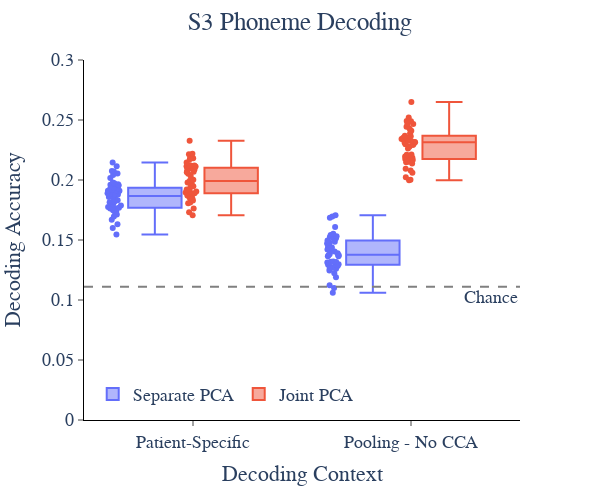

The code cell stored with this chart in its notebook:
### Code cell
import plotly.express as px
import seaborn as sns

# fig = px.box(decode_df, x='decoding_type', y="accuracy", color='decoding_type', points='all', width=700, height=500)
fig = px.box(decode_df, x='Decoding Context', y="accuracy", color='PCA-type', points='all', width=600, height=500)
fig.add_hline(y=1/9, line_dash='dash', line_color='grey', annotation_text='Chance', annotation_position='bottom right')
fig.update_layout(
    plot_bgcolor='white',
    legend=dict(
        orientation='h',
        yanchor='bottom',
        y=0.02,
        xanchor='left',
        x=0.02,
        title_text=''
    ),
    # showlegend=False,
    title_text='S3 Phoneme Decoding',
    # title_text='Decoder Trained on Target Patient',
    title_x=0.5,
    font=dict(size=18, family='Arial')
)
fig.update_xaxes(
    # title='',
    mirror=False,
    ticks='outside',
    showline=True,
    linecolor='black',
    showgrid=False,
    tickvals=[0,1],
    range=[-0.5, 1.5],
    # ticktext=['Patient-Specific', 'Shared Neural<br>Latent Space'],
)
fig.update_yaxes(
    title='Decoding Accuracy',
    mirror=False,
    ticks='outside',
    showline=True,
    linecolor='black',
    showgrid=False,
    range=[0, 0.3]
)
fig.show()

### Figure 1 — Plotly figure (JSON) as saved in the notebook; plotly's stock layout.template omitted (floating-point values rounded to 4 significant figures)
{"data": [{"alignmentgroup": "True", "boxpoints": "all", "hovertemplate": "PCA-type=Separate PCA<br>Decoding Context=%{x}<br>accuracy=%{y}<extra></extra>", "legendgroup": "Separate PCA", "marker": {"color": "#636efa"}, "name": "Separate PCA", "notched": false, "offsetgroup": "Separate PCA", "orientation": "v", "showlegend": true, "type": "box", "x": ["Patient-Specific", "Patient-Specific", "Patient-Specific", "Patient-Specific", "Patient-Specific", "Patient-Specific", "Patient-Specific", "Patient-Specific", "Patient-Specific", "Patient-Specific", "Patient-Specific", "Patient-Specific", "Patient-Specific", "Patient-Specific", "Patient-Specific", "Patient-Specific", "Patient-Specific", "Patient-Specific", "Patient-Specific", "Patient-Specific", "Patient-Specific", "Patient-Specific", "Patient-Specific", "Patient-Specific", "Patient-Specific", "Patient-Specific", "Patient-Specific", "Patient-Specific", "Patient-Specific", "Patient-Specific", "Patient-Specific", "Patient-Specific", "Patient-Specific", "Patient-Specific", "Patient-Specific", "Patient-Specific", "Patient-Specific", "Patient-Specific", "Patient-Specific", "Patient-Specific", "Patient-Specific", "Patient-Specific", "Patient-Specific", "Patient-Specific", "Patient-Specific", "Patient-Specific", "Patient-Specific", "Patient-Specific", "Patient-Specific", "Patient-Specific", "Pooling - No CCA", "Pooling - No CCA", "Pooling - No CCA", "Pooling - No CCA", "Pooling - No CCA", "Pooling - No CCA", "Pooling - No CCA", "Pooling - No CCA", "Pooling - No CCA", "Pooling - No CCA", "Pooling - No CCA", "Pooling - No CCA", "Pooling - No CCA", "Pooling - No CCA", "Pooling - No CCA", "Pooling - No CCA", "Pooling - No CCA", "Pooling - No CCA", "Pooling - No CCA", "Pooling - No CCA", "Pooling - No CCA", "Pooling - No CCA", "Pooling - No CCA", "Pooling - No CCA", "Pooling - No CCA", "Pooling - No CCA", "Pooling - No CCA", "Pooling - No CCA", "Pooling - No CCA", "Pooling - No CCA", "Pooling - No CCA", "Pooling - No CCA", "Pooling - No CCA", "Pooling - No CCA", "Pooling - No CCA", "Pooling - No CCA", "Pooling - No CCA", "Pooling - No CCA", "Pooling - No CCA", "Pooling - No CCA", "Pooling - No CCA", "Pooling - No CCA", "Pooling - No CCA", "Pooling - No CCA", "Pooling - No CCA", "Pooling - No CCA", "Pooling - No CCA", "Pooling - No CCA", "Pooling - No CCA", "Pooling - No CCA"], "x0": " ", "xaxis": "x", "y": [0.1748, 0.1768, 0.1867, 0.1858, 0.1859, 0.191, 0.1696, 0.1935, 0.1737, 0.1838, 0.1965, 0.1961, 0.1822, 0.1907, 0.1867, 0.1669, 0.1956, 0.1931, 0.188, 0.1632, 0.2071, 0.2145, 0.189, 0.1881, 0.1911, 0.1712, 0.1831, 0.2016, 0.1775, 0.1762, 0.2076, 0.1779, 0.2043, 0.2115, 0.1545, 0.1767, 0.1915, 0.1818, 0.1738, 0.1763, 0.1974, 0.1979, 0.193, 0.1601, 0.1883, 0.1795, 0.2055, 0.1921, 0.1815, 0.1787, 0.1422, 0.1313, 0.1316, 0.1365, 0.1271, 0.1686, 0.1284, 0.1542, 0.1295, 0.1295, 0.138, 0.106, 0.1496, 0.1272, 0.141, 0.1224, 0.1485, 0.1705, 0.153, 0.132, 0.1247, 0.1516, 0.1471, 0.1516, 0.1261, 0.1274, 0.1496, 0.1447, 0.1697, 0.1299, 0.1364, 0.1403, 0.1189, 0.1101, 0.1319, 0.1608, 0.1374, 0.1524, 0.1312, 0.1532, 0.1123, 0.144, 0.1437, 0.1389, 0.1372, 0.1552, 0.126, 0.1375, 0.1459, 0.1477], "y0": " ", "yaxis": "y"}, {"alignmentgroup": "True", "boxpoints": "all", "hovertemplate": "PCA-type=Joint PCA<br>Decoding Context=%{x}<br>accuracy=%{y}<extra></extra>", "legendgroup": "Joint PCA", "marker": {"color": "#EF553B"}, "name": "Joint PCA", "notched": false, "offsetgroup": "Joint PCA", "orientation": "v", "showlegend": true, "type": "box", "x": ["Patient-Specific", "Patient-Specific", "Patient-Specific", "Patient-Specific", "Patient-Specific", "Patient-Specific", "Patient-Specific", "Patient-Specific", "Patient-Specific", "Patient-Specific", "Patient-Specific", "Patient-Specific", "Patient-Specific", "Patient-Specific", "Patient-Specific", "Patient-Specific", "Patient-Specific", "Patient-Specific", "Patient-Specific", "Patient-Specific", "Patient-Specific", "Patient-Specific", "Patient-Specific", "Patient-Specific", "Patient-Specific", "Patient-Specific", "Patient-Specific", "Patient-Specific", "Patient-Specific", "Patient-Specific", "Patient-Specific", "Patient-Specific", "Patient-Specific", "Patient-Specific", "Patient-Specific", "Patient-Specific", "Patient-Specific", "Patient-Specific", "Patient-Specific", "Patient-Specific", "Patient-Specific", "Patient-Specific", "Patient-Specific", "Patient-Specific", "Patient-Specific", "Patient-Specific", "Patient-Specific", "Patient-Specific", "Patient-Specific", "Patient-Specific", "Pooling - No CCA", "Pooling - No CCA", "Pooling - No CCA", "Pooling - No CCA", "Pooling - No CCA", "Pooling - No CCA", "Pooling - No CCA", "Pooling - No CCA", "Pooling - No CCA", "Pooling - No CCA", "Pooling - No CCA", "Pooling - No CCA", "Pooling - No CCA", "Pooling - No CCA", "Pooling - No CCA", "Pooling - No CCA", "Pooling - No CCA", "Pooling - No CCA", "Pooling - No CCA", "Pooling - No CCA", "Pooling - No CCA", "Pooling - No CCA", "Pooling - No CCA", "Pooling - No CCA", "Pooling - No CCA", "Pooling - No CCA", "Pooling - No CCA", "Pooling - No CCA", "Pooling - No CCA", "Pooling - No CCA", "Pooling - No CCA", "Pooling - No CCA", "Pooling - No CCA", "Pooling - No CCA", "Pooling - No CCA", "Pooling - No CCA", "Pooling - No CCA", "Pooling - No CCA", "Pooling - No CCA", "Pooling - No CCA", "Pooling - No CCA", "Pooling - No CCA", "Pooling - No CCA", "Pooling - No CCA", "Pooling - No CCA", "Pooling - No CCA", "Pooling - No CCA", "Pooling - No CCA", "Pooling - No CCA", "Pooling - No CCA"], "x0": " ", "xaxis": "x", "y": [0.1846, 0.2101, 0.1762, 0.1906, 0.1812, 0.187, 0.2114, 0.1854, 0.2121, 0.1945, 0.2052, 0.1904, 0.2032, 0.1979, 0.1925, 0.2097, 0.1993, 0.1895, 0.1948, 0.1974, 0.189, 0.212, 0.183, 0.2101, 0.2187, 0.2181, 0.1921, 0.1706, 0.2101, 0.207, 0.2326, 0.1887, 0.2214, 0.1883, 0.2112, 0.1991, 0.1972, 0.2095, 0.2219, 0.1898, 0.1847, 0.2002, 0.1732, 0.2087, 0.2122, 0.1807, 0.2065, 0.2071, 0.2174, 0.2147, 0.1998, 0.2368, 0.2468, 0.2001, 0.2213, 0.2196, 0.2489, 0.2211, 0.2426, 0.2262, 0.2411, 0.2651, 0.2158, 0.2313, 0.2148, 0.2024, 0.235, 0.2158, 0.2153, 0.2342, 0.2491, 0.239, 0.2489, 0.2297, 0.2299, 0.2521, 0.2326, 0.2351, 0.2347, 0.2094, 0.2166, 0.2186, 0.2444, 0.2315, 0.2138, 0.2466, 0.2184, 0.2353, 0.2364, 0.2328, 0.2277, 0.208, 0.2316, 0.2314, 0.2448, 0.2175, 0.2344, 0.206, 0.2342, 0.2292], "y0": " ", "yaxis": "y"}], "layout": {"annotations": [{"showarrow": false, "text": "Chance", "x": 1, "xanchor": "right", "xref": "x domain", "y": 0.1111, "yanchor": "top", "yref": "y"}], "boxmode": "group", "font": {"family": "Arial", "size": 18}, "height": 500, "legend": {"orientation": "h", "title": {"text": ""}, "tracegroupgap": 0, "x": 0.02, "xanchor": "left", "y": 0.02, "yanchor": "bottom"}, "margin": {"t": 60}, "plot_bgcolor": "white", "shapes": [{"line": {"color": "grey", "dash": "dash"}, "type": "line", "x0": 0, "x1": 1, "xref": "x domain", "y0": 0.1111, "y1": 0.1111, "yref": "y"}], "title": {"text": "S3 Phoneme Decoding", "x": 0.5}, "width": 600, "xaxis": {"anchor": "y", "domain": [0, 1], "linecolor": "black", "mirror": false, "range": [-0.5, 1.5], "showgrid": false, "showline": true, "ticks": "outside", "tickvals": [0, 1], "title": {"text": "Decoding Context"}}, "yaxis": {"anchor": "x", "domain": [0, 1], "linecolor": "black", "mirror": false, "range": [0, 0.3], "showgrid": false, "showline": true, "ticks": "outside", "title": {"text": "Decoding Accuracy"}}}}
